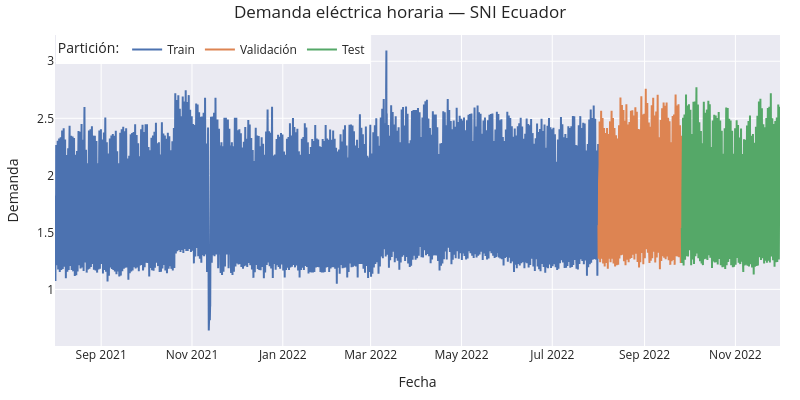

Source (notebook cell):
### Markdown cell above
## 4. Análisis exploratorio (EDA)

### 4.1 Serie temporal completa

Se visualizan los tres conjuntos sobre la serie completa para verificar
la correcta partición temporal e identificar patrones de tendencia y estacionalidad.

### Code cell
# Gráfico interactivo de la serie temporal
# ==============================================================================
fig = go.Figure()
fig.add_trace(go.Scatter(x=datos_train.index, y=datos_train['Demand'], mode='lines', name='Train'))        # traza la partición de entrenamiento
fig.add_trace(go.Scatter(x=datos_val.index,   y=datos_val['Demand'],   mode='lines', name='Validación'))   # traza la partición de validación
fig.add_trace(go.Scatter(x=datos_test.index,  y=datos_test['Demand'],  mode='lines', name='Test'))         # traza la partición de test
fig.update_layout(
    title       = 'Demanda eléctrica horaria — SNI Ecuador',
    xaxis_title = 'Fecha',
    yaxis_title = 'Demanda',
    legend_title= 'Partición:',
    width=800, height=400,
    margin=dict(l=20, r=20, t=35, b=20),
    legend=dict(orientation='h', yanchor='top', y=1, xanchor='left', x=0.001)
)
fig.show()   # renderiza el gráfico interactivo en el notebook

### Figure 1 — Plotly figure (JSON) as saved in the notebook; plotly's stock layout.template omitted (floating-point values rounded to 4 significant figures; data arrays with more than 128 entries replaced by an {"elided": "..."} marker saying what was removed)
{"data": [{"mode": "lines", "name": "Train", "type": "scatter", "x": {"elided": "8760 str values"}, "y": {"elided": "8760 float values"}}, {"mode": "lines", "name": "Validación", "type": "scatter", "x": {"elided": "1344 str values"}, "y": {"elided": "1344 float values"}}, {"mode": "lines", "name": "Test", "type": "scatter", "x": {"elided": "1584 str values"}, "y": {"elided": "1584 float values"}}], "layout": {"height": 400, "legend": {"orientation": "h", "title": {"text": "Partición:"}, "x": 0.001, "xanchor": "left", "y": 1, "yanchor": "top"}, "margin": {"b": 20, "l": 20, "r": 20, "t": 35}, "title": {"text": "Demanda eléctrica horaria — SNI Ecuador"}, "width": 800, "xaxis": {"title": {"text": "Fecha"}}, "yaxis": {"title": {"text": "Demanda"}}}}
